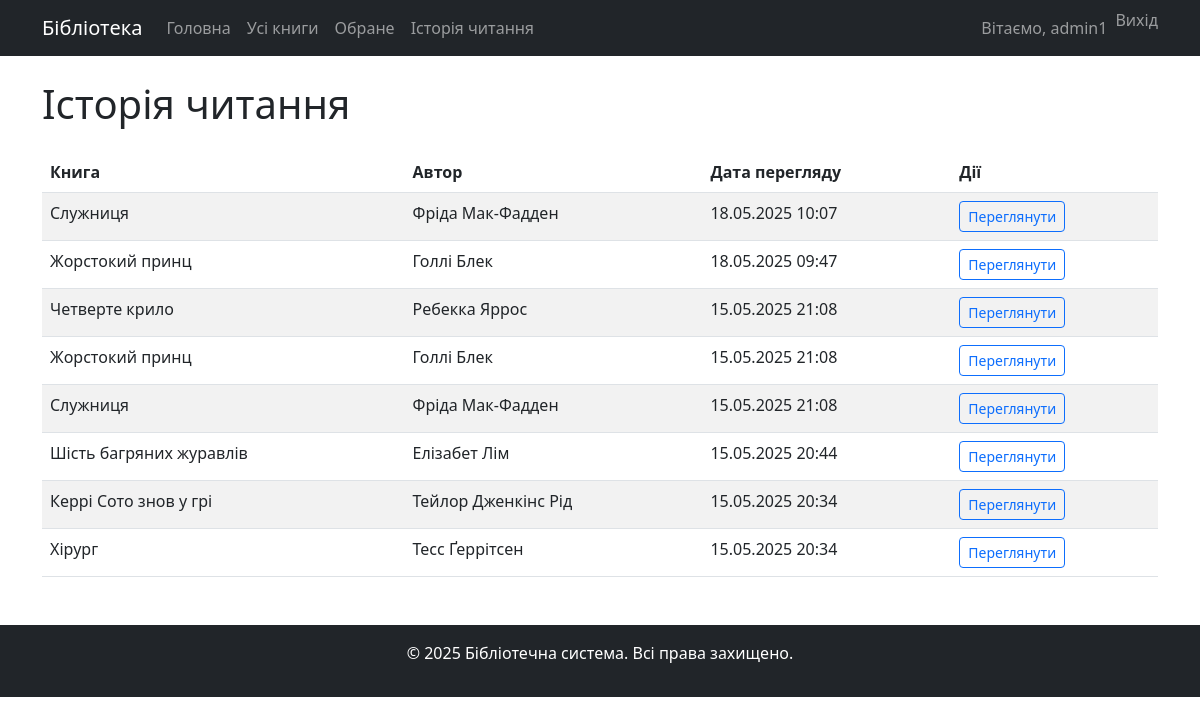
Page /history/ (signed in) on the committed database.
### library/models.py (models this page shows, shortened)
class ReadingHistory(models.Model):
    book = models.ForeignKey(Book, on_delete=models.CASCADE, related_name='history', verbose_name="Книга")
    user = models.ForeignKey(User, on_delete=models.CASCADE, related_name='history', verbose_name="Користувач")
    read_at = models.DateTimeField(auto_now_add=True)
    class Meta:
        verbose_name = "Історія читання"
        verbose_name_plural = "Історія читання"
        ordering = ['-read_at']  # Сортування за датою прочитання (найновіші спочатку)

class Book(models.Model):
    title = models.CharField(max_length=200, verbose_name="Назва")
    author = models.CharField(max_length=200, verbose_name="Автор")
    description = models.TextField(verbose_name="Опис")
    genre = models.ForeignKey(Genre, on_delete=models.SET_NULL, null=True, related_name='books', verbose_name="Жанр")
    available = models.BooleanField(default=True, verbose_name="В наявності")
    publication_date = models.DateField(null=True, blank=True, verbose_name="Дата видання")
    cover_image = models.ImageField(upload_to='book_covers/', null=True, blank=True, verbose_name="Обкладинка")
    created_at = models.DateTimeField(auto_now_add=True)
    class Meta:
        verbose_name = "Книга"
        verbose_name_plural = "Книги"
        ordering = ['-created_at']  # Сортування за датою створення (найновіші спочатку)

### library/views.py (the view)
# urls.py: path('history/', views.reading_history, name='reading_history'),  # Історія читання
@login_required
def reading_history(request):
    history = ReadingHistory.objects.filter(user=request.user).select_related('book')
    return render(request, 'library/reading_history.html', {
        'history': history
    })

### library/templates/library/reading_history.html (shortened to what this page needs)
{% extends 'base.html' %}
{% block content %}
<h1 class="mb-4">Історія читання</h1>
<table class="table table-striped">
    <thead>
        <tr>
            <th>Книга</th>
            <th>Автор</th>
            <th>Дата перегляду</th>
            <th>Дії</th>
        </tr>
    </thead>
    <tbody>
        {% for entry in history %}
        <tr>
            <td>{{ entry.book.title }}</td>
            <td>{{ entry.book.author }}</td>
            <td>{{ entry.read_at|date:"d.m.Y H:i" }}</td>
            <td>
                <a href="{% url 'book_detail' entry.book.id %}" class="btn btn-sm btn-outline-primary">Переглянути</a>
            </td>
        </tr>
        {% empty %}
        <tr>
            <td colspan="4" class="text-center">Ваша історія читання порожня.</td>
        </tr>
        {% endfor %}
    </tbody>
</table>
{% endblock %}

### library/templates/base.html (shortened to what this page needs)
{% load static %}
<!DOCTYPE html>
<html lang="uk">
<head>
    <link href="https://cdn.jsdelivr.net/npm/bootstrap@5.3.0-alpha1/dist/css/bootstrap.min.css" rel="stylesheet">
</head>
<body>
    <nav class="navbar navbar-expand-lg navbar-dark bg-dark">
        <div class="container">
            <a class="navbar-brand" href="{% url 'home' %}">Бібліотека</a>
            <div class="collapse navbar-collapse" id="navbarNav">
                <ul class="navbar-nav">
                    <li class="nav-item">
                        <a class="nav-link" href="{% url 'home' %}">Головна</a>
                    </li>
                    <li class="nav-item">
                        <a class="nav-link" href="{% url 'book_list' %}">Усі книги</a>
                    </li>
                    {% if user.is_authenticated %}
                    <li class="nav-item">
                        <a class="nav-link" href="{% url 'favorites_list' %}">Обране</a>
                    </li>
                    <li class="nav-item">
                        <a class="nav-link" href="{% url 'reading_history' %}">Історія читання</a>
                    </li>
                    {% endif %}
                </ul>
                <ul class="navbar-nav ms-auto">
                    {% if user.is_authenticated %}
                    <li class="nav-item">
                        <span class="nav-link">Вітаємо, {{ user.username }}</span>
                    </li>
                    <li class="nav-item">
                        <form method="post" action="{% url 'logout' %}">
                            <button type="submit" class="nav-link btn btn-link text-decoration-none" style="padding: 0; border: none; background: none;">
                                Вихід
                            </button>
                        </form>
                    </li>
                    {% endif %}
                </ul>
            </div>
        </div>
    </nav>
    <div class="container mt-4">
        {% block content %}{% endblock %}
    </div>
    <footer class="bg-dark text-white mt-5 py-3">
        <div class="container text-center">
            <p>© {% now "Y" %} Бібліотечна система. Всі права захищено.</p>
        </div>
    </footer>
</body>
</html>

### rows in the picture
ReadingHistory: book "Служниця", book.author "Фріда Мак-Фадден", read_at "18.05.2025 10:07"
ReadingHistory: book "Жорстокий принц", book.author "Голлі Блек", read_at "18.05.2025 09:47"
ReadingHistory: book "Четверте крило", book.author "Ребекка Яррос", read_at "15.05.2025 21:08"
ReadingHistory: book "Жорстокий принц", book.author "Голлі Блек", read_at "15.05.2025 21:08"
ReadingHistory: book "Служниця", book.author "Фріда Мак-Фадден", read_at "15.05.2025 21:08"
ReadingHistory: book "Шість багряних журавлів", book.author "Елізабет Лім", read_at "15.05.2025 20:44"
ReadingHistory: book "Керрі Сото знов у грі", book.author "Тейлор Дженкінс Рід", read_at "15.05.2025 20:34"
ReadingHistory: book "Хірург", book.author "Тесс Ґеррітсен", read_at "15.05.2025 20:34"

### other values in the picture
{{ user.username }} "admin1"
